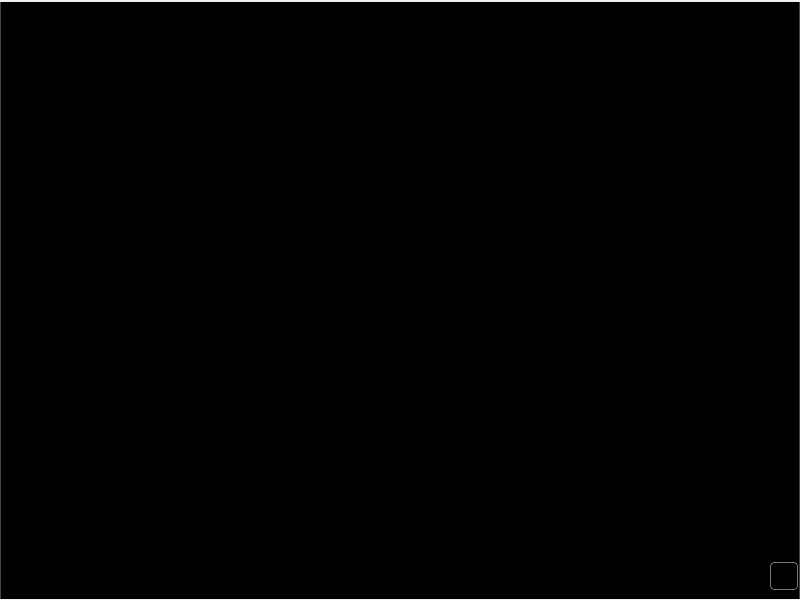
<?xml version="1.0" encoding="UTF-8"?>
<ui version="4.0">
 <class>RtspPlayerWidget</class>
 <widget class="QWidget" name="RtspPlayerWidget">
  <property name="geometry">
   <rect>
    <x>0</x>
    <y>0</y>
    <width>800</width>
    <height>600</height>
   </rect>
  </property>
  <property name="styleSheet">
   <string>
    /* Base styles for all controls */
    QComboBox, QLineEdit, QPushButton, QToolButton {
      border: 1px solid #777777;
      border-radius: 4px;
      padding: 0px 2px;
      min-height: 26px;
      max-height: 26px;
    }
    
    /* Video widget styling */
    QWidget#videoWidget {
      background-color: black;
      border-left: 1px solid #444444;
      border-right: 1px solid #444444;
    }
    
    /* Control buttons - consistent sizing and reduced padding for larger icons */
    QPushButton#arucoButton, QPushButton#toggleViewButton, 
    QPushButton#toggleControlsButton, QToolButton#screenshotButton, 
    QToolButton#recordButton, QPushButton#playPauseButton,
    QPushButton#cameraSettingsButton {
      min-width: 26px;
      max-width: 26px;
      min-height: 26px;
      max-height: 26px;
      border: 1px solid #777777;
      border-radius: 4px;
      padding: 0px;
    }
    
    /* Aruco IDs text box */
    QLineEdit#arucoIdsTextBox {
      min-width: 40px;
      max-width: 60px;
      color: #e0e0e0;
      background-color: transparent;
      border: 1px solid #777777;
    }
    
    /* Style for when IDs are detected */
    QLineEdit#arucoIdsTextBox[hasIds=&quot;true&quot;] {
      color: white;
      background-color: rgba(80, 150, 80, 0.3);
    }
    
    /* Status label styling */
    QLabel#statusLabel {
      color: white;
      background-color: rgba(0, 0, 0, 180);
      padding: 15px;
      border-radius: 5px;
      font-weight: bold;
      font-size: 16px;
    }
    
    /* Log text styling */
    QTextEdit#logDisplay {
      background-color: black;
      color: white; 
      font-family: monospace;
    }
    
    /* Stream header labels - hide them */
    QLabel.stream-header {
      max-height: 0px;
      padding: 0px;
      margin: 0px;
      border: none;
      font-size: 0px;
      color: transparent;
    }
   </string>
  </property>
  <layout class="QVBoxLayout" name="verticalLayout">
   <property name="spacing">
    <number>0</number>
   </property>
   <property name="leftMargin">
    <number>0</number>
   </property>
   <property name="topMargin">
    <number>0</number>
   </property>
   <property name="rightMargin">
    <number>0</number>
   </property>
   <property name="bottomMargin">
    <number>0</number>
   </property>
   <item>
    <widget class="QStackedWidget" name="mainStackedWidget">
     <property name="currentIndex">
      <number>0</number>
     </property>
     <widget class="QWidget" name="videoPage">
      <property name="sizePolicy">
       <sizepolicy hsizetype="Expanding" vsizetype="Expanding">
        <horstretch>0</horstretch>
        <verstretch>0</verstretch>
       </sizepolicy>
      </property>
      <layout class="QVBoxLayout" name="videoPageLayout">
       <property name="spacing">
        <number>0</number>
       </property>
       <property name="leftMargin">
        <number>0</number>
       </property>
       <property name="topMargin">
        <number>0</number>
       </property>
       <property name="rightMargin">
        <number>0</number>
       </property>
       <property name="bottomMargin">
        <number>0</number>
       </property>
       <item>
        <widget class="QWidget" name="controlsContainer" native="true">
         <layout class="QVBoxLayout" name="controlsLayout">
          <property name="spacing">
           <number>0</number>
          </property>
          <property name="leftMargin">
           <number>0</number>
          </property>
          <property name="topMargin">
           <number>0</number>
          </property>
          <property name="rightMargin">
           <number>0</number>
          </property>
          <property name="bottomMargin">
           <number>0</number>
          </property>
          <item>
           <layout class="QHBoxLayout" name="topLayout">
            <property name="spacing">
             <number>3</number>
            </property>
            <property name="leftMargin">
             <number>3</number>
            </property>
            <property name="topMargin">
             <number>2</number>
            </property>
            <property name="rightMargin">
             <number>3</number>
            </property>
            <property name="bottomMargin">
             <number>0</number>
            </property>
            <item>
             <widget class="QFrame" name="statusIndicator">
              <property name="minimumSize">
               <size>
                <width>0</width>
                <height>0</height>
               </size>
              </property>
              <property name="maximumSize">
               <size>
                <width>0</width>
                <height>0</height>
               </size>
              </property>
              <property name="styleSheet">
               <string>QFrame { border-radius: 4px; background-color: red; }</string>
              </property>
             </widget>
            </item>
           </layout>
          </item>
         </layout>
        </widget>
       </item>
       <item>
        <widget class="QStackedWidget" name="videoStack">
         <property name="currentIndex">
          <number>0</number>
         </property>
         <widget class="QWidget" name="videoWidget">
          <property name="sizePolicy">
           <sizepolicy hsizetype="Expanding" vsizetype="Expanding">
            <horstretch>0</horstretch>
            <verstretch>0</verstretch>
           </sizepolicy>
          </property>
          <property name="styleSheet">
           <string>background-color: black;</string>
          </property>
          <widget class="QPushButton" name="toggleViewButton">
           <property name="geometry">
            <rect>
             <x>770</x>
             <y>560</y>
             <width>28</width>
             <height>28</height>
            </rect>
           </property>
           <property name="minimumSize">
            <size>
             <width>28</width>
             <height>28</height>
            </size>
           </property>
           <property name="maximumSize">
            <size>
             <width>28</width>
             <height>28</height>
            </size>
           </property>
           <property name="toolTip">
            <string>Show Logs</string>
           </property>
           <property name="icon">
            <iconset resource="../../src/Global/Constant/resources.qrc">
             <normaloff>:/icons/log_view.png</normaloff>:/icons/log_view.png</iconset>
           </property>
           <property name="iconSize">
            <size>
             <width>30</width>
             <height>30</height>
            </size>
           </property>
          </widget>
         </widget>
         <widget class="QWidget" name="statusPage">
          <property name="styleSheet">
           <string>background-color: black;</string>
          </property>
          <layout class="QVBoxLayout" name="statusLayout">
           <item>
            <widget class="QLabel" name="statusLabel">
             <property name="text">
              <string>Not Connected</string>
             </property>
             <property name="alignment">
              <set>Qt::AlignCenter</set>
             </property>
            </widget>
           </item>
          </layout>
         </widget>
        </widget>
       </item>
       <item>
        <layout class="QHBoxLayout" name="bottomLayout">
         <property name="spacing">
          <number>3</number>
         </property>
         <property name="leftMargin">
          <number>3</number>
         </property>
         <property name="topMargin">
          <number>0</number>
         </property>
         <property name="rightMargin">
          <number>3</number>
         </property>
         <property name="bottomMargin">
          <number>1</number>
         </property>
        </layout>
       </item>
      </layout>
     </widget>
     <widget class="QWidget" name="logWidget">
      <layout class="QVBoxLayout" name="logLayout">
       <property name="spacing">
        <number>3</number>
       </property>
       <property name="leftMargin">
        <number>3</number>
       </property>
       <property name="topMargin">
        <number>3</number>
       </property>
       <property name="rightMargin">
        <number>3</number>
       </property>
       <property name="bottomMargin">
        <number>3</number>
       </property>
       <item>
        <layout class="QHBoxLayout" name="logControlLayout">
         <property name="spacing">
          <number>6</number>
         </property>
         <property name="leftMargin">
          <number>0</number>
         </property>
         <property name="topMargin">
          <number>0</number>
         </property>
         <property name="rightMargin">
          <number>0</number>
         </property>
         <property name="bottomMargin">
          <number>3</number>
         </property>
         <item>
          <widget class="QPushButton" name="backToVideoBtn">
           <property name="text">
            <string>Back to Video</string>
           </property>
          </widget>
         </item>
         <item>
          <spacer name="logControlSpacer">
           <property name="orientation">
            <enum>Qt::Horizontal</enum>
           </property>
           <property name="sizeHint" stdset="0">
            <size>
             <width>40</width>
             <height>20</height>
            </size>
           </property>
          </spacer>
         </item>
         <item>
          <widget class="QCheckBox" name="debugCheckbox">
           <property name="text">
            <string>Debug</string>
           </property>
           <property name="checked">
            <bool>false</bool>
           </property>
          </widget>
         </item>
         <item>
          <widget class="QCheckBox" name="infoCheckbox">
           <property name="text">
            <string>Info</string>
           </property>
           <property name="checked">
            <bool>true</bool>
           </property>
          </widget>
         </item>
         <item>
          <widget class="QCheckBox" name="warningCheckbox">
           <property name="text">
            <string>Warning</string>
           </property>
           <property name="checked">
            <bool>true</bool>
           </property>
          </widget>
         </item>
         <item>
          <widget class="QCheckBox" name="errorCheckbox">
           <property name="text">
            <string>Error</string>
           </property>
           <property name="checked">
            <bool>true</bool>
           </property>
          </widget>
         </item>
         <item>
          <widget class="QPushButton" name="clearButton">
           <property name="text">
            <string>Clear</string>
           </property>
          </widget>
         </item>
        </layout>
       </item>
       <item>
        <widget class="QTextEdit" name="logDisplay">
         <property name="lineWrapMode">
          <enum>QTextEdit::NoWrap</enum>
         </property>
         <property name="readOnly">
          <bool>true</bool>
         </property>
        </widget>
       </item>
      </layout>
     </widget>
    </widget>
   </item>
  </layout>
 </widget>
 <resources>
  <include location="../../src/Global/Constant/resources.qrc"/>
 </resources>
 <connections/>
</ui>
